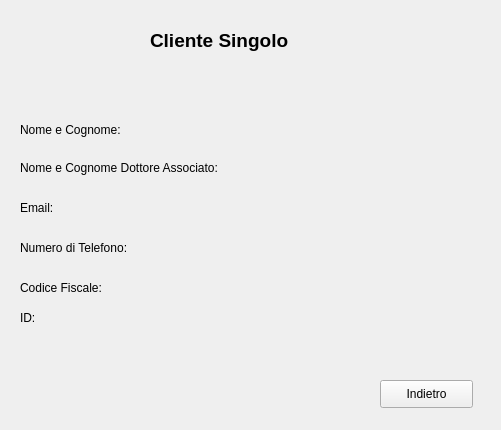
<?xml version="1.0" encoding="UTF-8"?>
<ui version="4.0">
 <class>Form</class>
 <widget class="QWidget" name="Form">
  <property name="geometry">
   <rect>
    <x>0</x>
    <y>0</y>
    <width>501</width>
    <height>430</height>
   </rect>
  </property>
  <property name="windowTitle">
   <string>Visualizza Cliente Singolo</string>
  </property>
  <widget class="QLabel" name="label">
   <property name="geometry">
    <rect>
     <x>20</x>
     <y>120</y>
     <width>111</width>
     <height>20</height>
    </rect>
   </property>
   <property name="text">
    <string>Nome e Cognome:</string>
   </property>
  </widget>
  <widget class="QLabel" name="label_2">
   <property name="geometry">
    <rect>
     <x>20</x>
     <y>160</y>
     <width>221</width>
     <height>16</height>
    </rect>
   </property>
   <property name="text">
    <string>Nome e Cognome Dottore Associato:</string>
   </property>
  </widget>
  <widget class="QLabel" name="label_3">
   <property name="geometry">
    <rect>
     <x>20</x>
     <y>200</y>
     <width>55</width>
     <height>16</height>
    </rect>
   </property>
   <property name="text">
    <string>Email:</string>
   </property>
  </widget>
  <widget class="QLabel" name="label_4">
   <property name="geometry">
    <rect>
     <x>20</x>
     <y>240</y>
     <width>121</width>
     <height>16</height>
    </rect>
   </property>
   <property name="text">
    <string>Numero di Telefono:</string>
   </property>
  </widget>
  <widget class="QLabel" name="label_5">
   <property name="geometry">
    <rect>
     <x>20</x>
     <y>280</y>
     <width>91</width>
     <height>16</height>
    </rect>
   </property>
   <property name="text">
    <string>Codice Fiscale:</string>
   </property>
  </widget>
  <widget class="QLabel" name="label_6">
   <property name="geometry">
    <rect>
     <x>20</x>
     <y>310</y>
     <width>55</width>
     <height>16</height>
    </rect>
   </property>
   <property name="text">
    <string>ID:</string>
   </property>
  </widget>
  <widget class="QLabel" name="label_7">
   <property name="geometry">
    <rect>
     <x>150</x>
     <y>10</y>
     <width>181</width>
     <height>61</height>
    </rect>
   </property>
   <property name="font">
    <font>
     <pointsize>14</pointsize>
     <weight>75</weight>
     <bold>true</bold>
    </font>
   </property>
   <property name="text">
    <string>Cliente Singolo</string>
   </property>
  </widget>
  <widget class="QLabel" name="label_8">
   <property name="geometry">
    <rect>
     <x>170</x>
     <y>120</y>
     <width>271</width>
     <height>16</height>
    </rect>
   </property>
   <property name="text">
    <string/>
   </property>
  </widget>
  <widget class="QLabel" name="label_9">
   <property name="geometry">
    <rect>
     <x>250</x>
     <y>160</y>
     <width>201</width>
     <height>16</height>
    </rect>
   </property>
   <property name="text">
    <string/>
   </property>
  </widget>
  <widget class="QLabel" name="label_10">
   <property name="geometry">
    <rect>
     <x>80</x>
     <y>200</y>
     <width>351</width>
     <height>16</height>
    </rect>
   </property>
   <property name="text">
    <string/>
   </property>
  </widget>
  <widget class="QLabel" name="label_12">
   <property name="geometry">
    <rect>
     <x>120</x>
     <y>280</y>
     <width>291</width>
     <height>16</height>
    </rect>
   </property>
   <property name="text">
    <string/>
   </property>
  </widget>
  <widget class="QLabel" name="label_13">
   <property name="geometry">
    <rect>
     <x>50</x>
     <y>310</y>
     <width>351</width>
     <height>16</height>
    </rect>
   </property>
   <property name="text">
    <string/>
   </property>
  </widget>
  <widget class="QLabel" name="label_11">
   <property name="geometry">
    <rect>
     <x>150</x>
     <y>240</y>
     <width>281</width>
     <height>16</height>
    </rect>
   </property>
   <property name="text">
    <string/>
   </property>
  </widget>
  <widget class="QPushButton" name="pushButton">
   <property name="geometry">
    <rect>
     <x>380</x>
     <y>380</y>
     <width>93</width>
     <height>28</height>
    </rect>
   </property>
   <property name="text">
    <string>Indietro</string>
   </property>
  </widget>
 </widget>
 <resources/>
 <connections/>
</ui>
